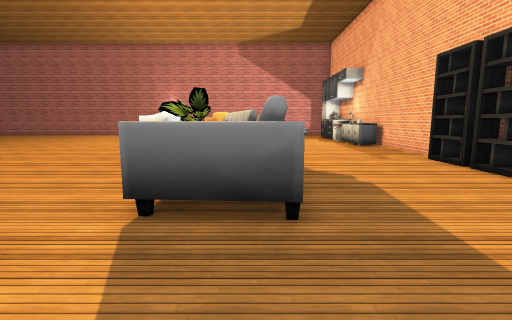
View 1 (above)

21 first-person views from a walk through a Unity game level. The camera is 1.5 m above the floor, tilts 8° down and sees 85° across. The floor is counted in squares, 1 m on a side. Each view is taken from the middle of a square. On the plan, view 1 faces up. The plan holds only what a view shows up to about 14 squares ahead; the rest is blank. The place goes on beyond the plan. Some surface patterns are stand-ins.

View 2
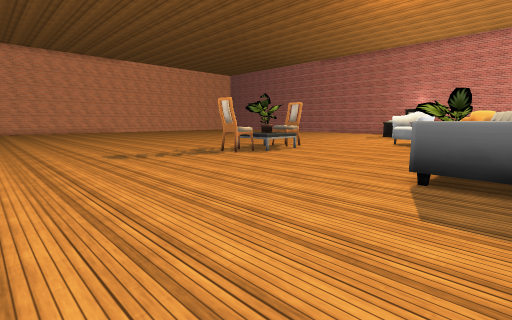

View 3
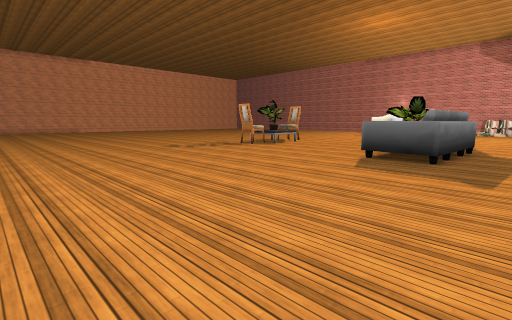

View 4
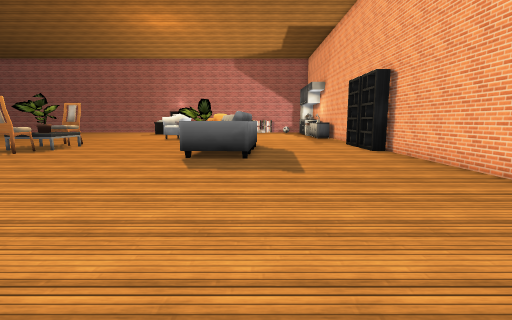

View 5
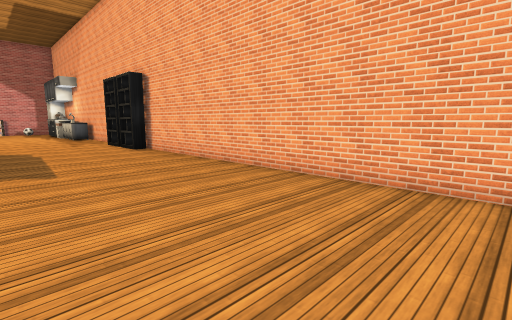

View 6
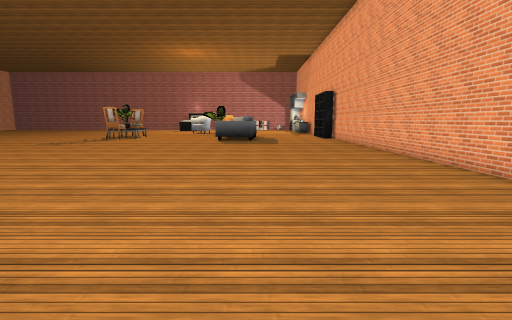

View 7
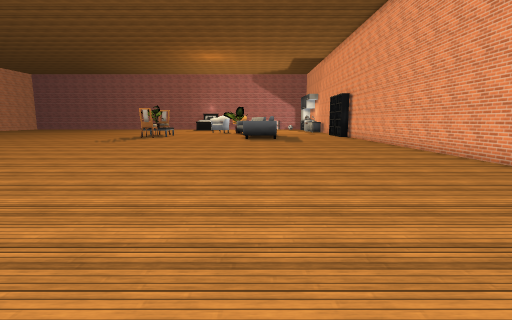

View 8
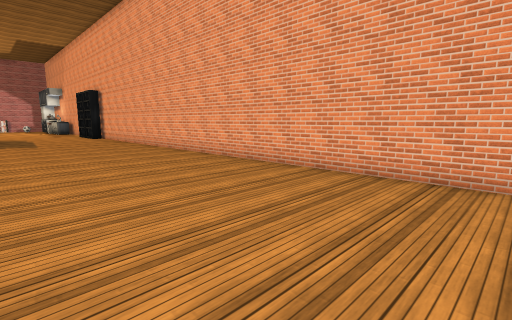

View 9
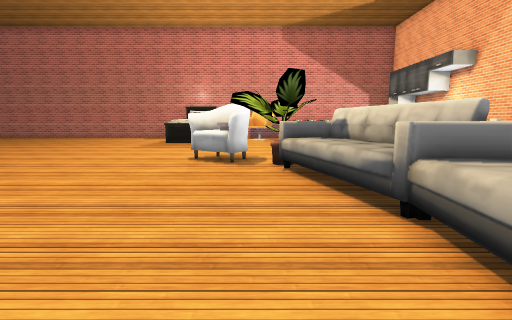

View 10
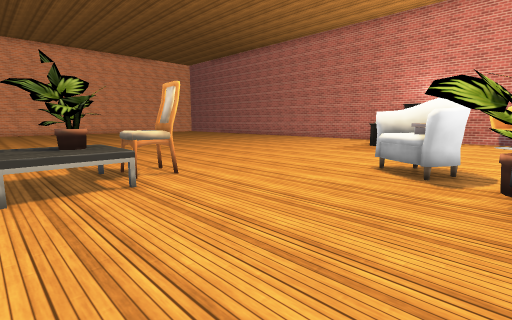

View 11
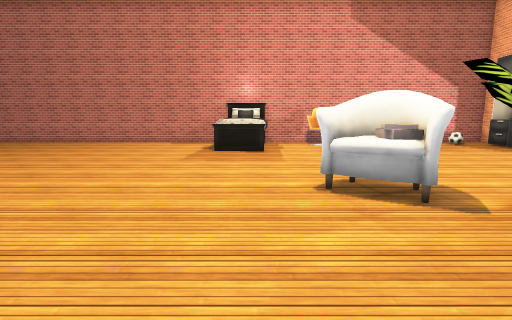

View 12
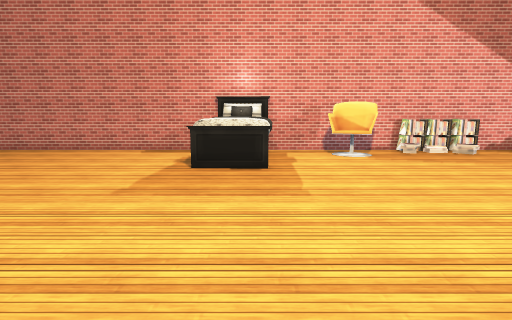

View 13
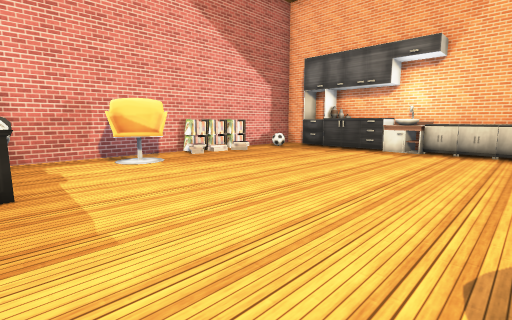

View 14
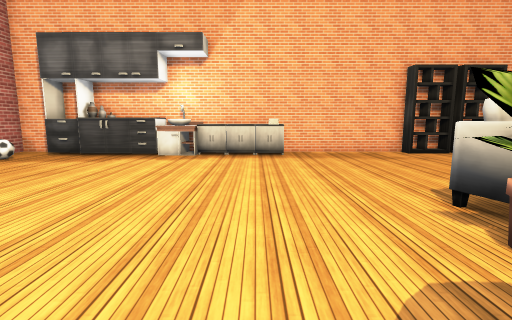

View 15
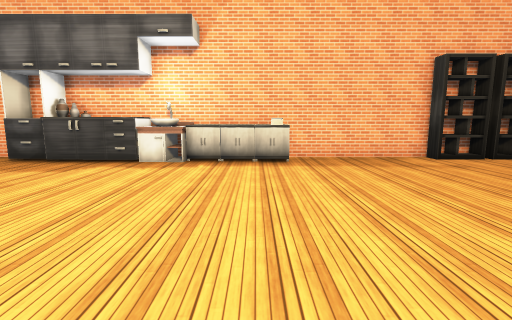

View 16
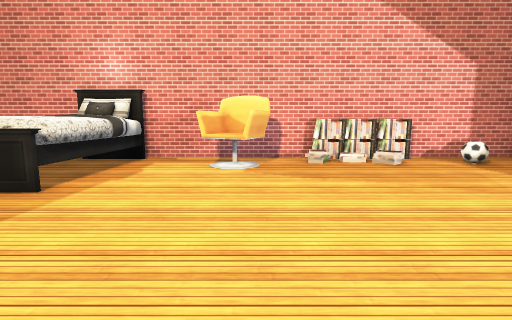

View 17
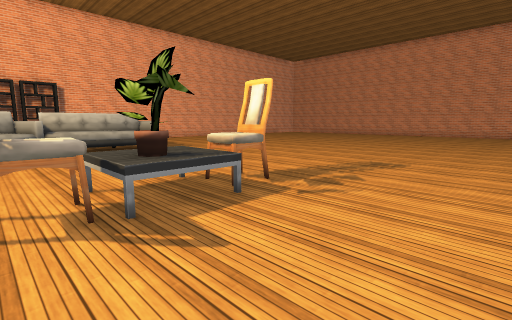

View 18
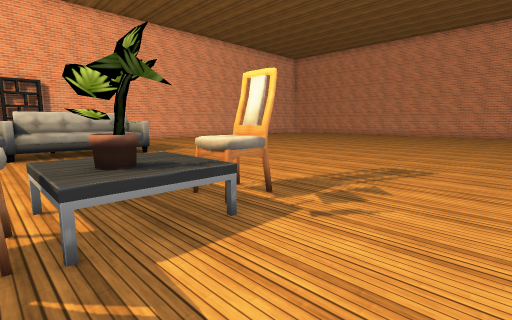

View 19
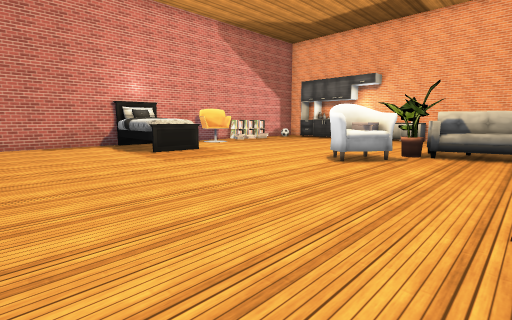

View 20
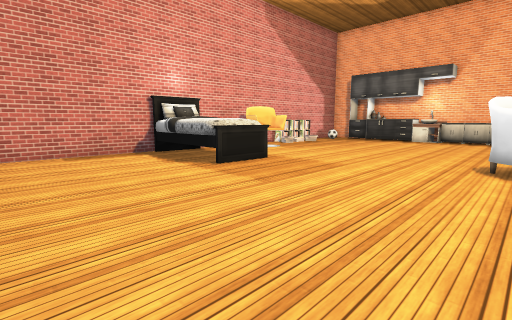

View 21
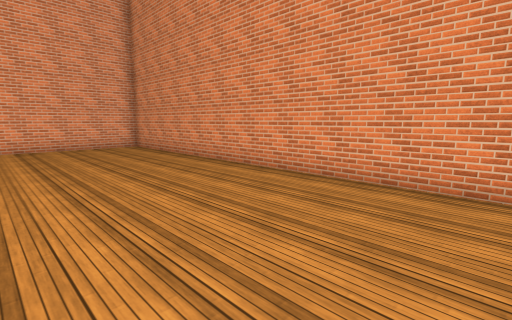

### Floor plan
Key: @ floor where view 1 was taken; # wall or solid block; . floor; S sofa; B bookshelf; T table; C chair; E bed; I sink; U counter; A ball; F vase; O other object.
Columns run from 16 left of view 1 to 8 right of it. Each row starts with its distance up from view 1.
 29  #####EEE#######OOOO#####
 28 ......EEE...CC.O..O..A. #
 27 ......EEEE.CCC........OO#
 26 ......EEE....C........OF
 25 ......EEE.............OF
 24 ......EEE.............OOF
 23 ......................OO#
 22 ......................II#
 21 ......................II#
 20 ......................UU#
 19 ......................UU#
 18 ......................UU#
 17 ..........CC..........OU#
 16 .........CCOC...........#
 15 ..........COCOO.........#
 14 ............OSSS........#
 13 .............SSS........#
 12 .............SSS  ......#
 11 . ...CC.......SSS......##
 10  ....CC.......SSS......B#
  9 ....TTTT......SSSS.....##
  8 ....TTTT......SSSS.....B#
  7 .....CC.......SSSS.....##
  6 .....CC.......SSSS......#
  5 ..............S SS......#
  4 ..............SSSS......#
  3 ........................#
  2 ........................#
  1 ........................#
  0 ................@.......#
 -1 ........................#
 -2 ........................#
 -3  .......................#
 -4  .......................#
 -5  .......................#
 -6  .......................#
 -7  .......................#
 -8   .. ...................#
 -9       ..................#
-10        .................#
-11        .................#
-12         ................#
-13        . ...............#
-14         ................#
-15        .................#
-16        .................#
-17        .................#
-18        .................#
-19        .................#
-20        ##############

Positions as (right, up) in squares from view 1, and headings:
1: (0, 0), facing up
2: (0, -3), facing up-left
3: (3, -7), facing up-left
4: (1, -7), facing up
5: (1, -8), facing up-right
6: (1, -17), facing up
7: (-1, -19), facing up
8: (0, -19), facing up-right
9: (-4, 5), facing up
10: (-3, 7), facing up-left
11: (-8, 10), facing up
12: (-8, 15), facing up
13: (-8, 17), facing up-right
14: (-6, 18), facing right
15: (-4, 18), facing right
16: (-3, 18), facing up
17: (-16, 11), facing down-right
18: (-15, 10), facing down-right
19: (-16, 11), facing up-right
20: (-16, 16), facing up-right
21: (-9, -13), facing down-right
